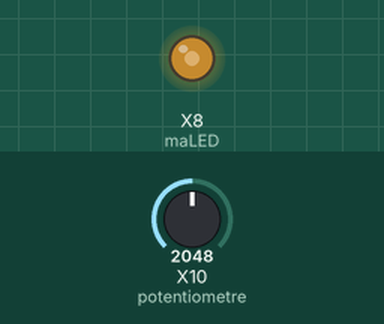
This program was run on a simulated pyboard running MicroPython. Shown: output pins drawn as LEDs (lit = HIGH). The inputs (shaded band) are chosen by the test bench; at power-on: X10 (potentiometre) = 2048 (analog values on the 0–4095 scale).

Above: at 1.2 s.
1.3 s: X10 (potentiometre) set to 2866
At 2.3 s:
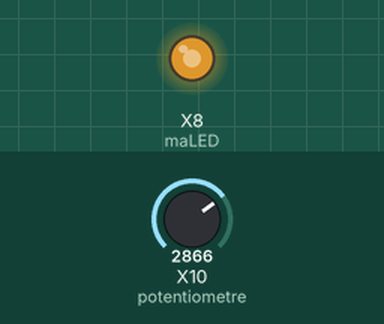
2.8 s: X10 (potentiometre) set to 3603
At 3.5 s:
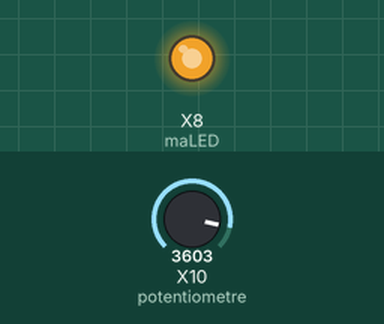
4.3 s: X10 (potentiometre) set to 491
At 4.6 s:
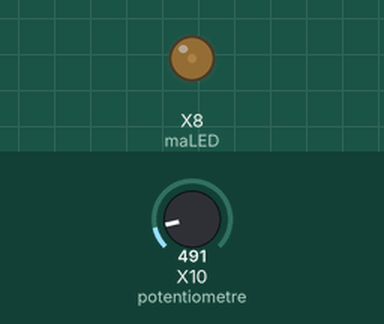
5.8 s: X10 (potentiometre) set to 0
At 6.9 s:
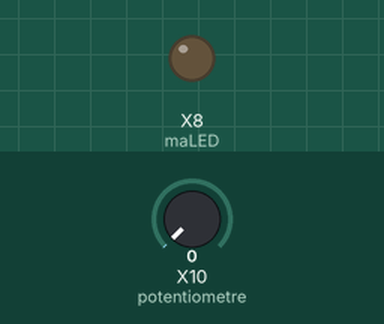
Timing chart, 0 to 8.3 s (numbered marks = the images above; inputs shaded):
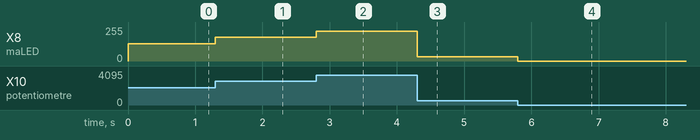

The program:

potentiometre.py
```python
"""
Programme variation de led avec potentiometre
Branchement de la LED (pate +) entre la borne S7 (4ème broche en partant du haut à gauche - USB vers le haut)
et la masse (pate -) borne (1ère broche en bas à gauche - USB vers le haut)

Le potentiometre se branche entre le 3,3V (1ère broche en haut à gauche - USB vers le haut)
la masse (5ème broche en partant du haut à gauche - USB vers le haut)
L'entrée analogique S23 (2eme broche en bas à gauche - USB vers le haut)

"""

from machine import Pin
from pyb import ADC, Timer
import time

# On initialise la sortie 7 pour piloter la led
maLED = Pin( "S7", Pin.OUT )

# On ajoute de quoi gérer la fonctionnalité PWM (timer 4 et channel 1)sur la sortie 7
monTimer = Timer(4, freq=1000)
maSortiePWM = monTimer.channel(1, Timer.PWM, pin=maLED)

# On initialise l'entree analogique sur l'entrée 23
potentiometre = ADC(Pin("S23"))
valPotentiometre = 0

#-- map(valeur, fromLow, fromHigh, toLow, toHigh) --> renommée rescale
def rescale(valeur, in_min, in_max, out_min, out_max):
    return (valeur - in_min) * (out_max - out_min) / (in_max - in_min) + out_min
    # d'après la fonction map du fichier wirin.c du core Arduino


while True: #Equivalent de la boucle loop en arduino

    # On mesure la valeur du potentiometre entre 0 et 4095
    valPotentiometre = potentiometre.read()
    pourcentage = rescale(valPotentiometre,0,4095,0,100)
    maSortiePWM.pulse_width_percent(pourcentage)
```

Measured:
- after the input at 1.3 s, X8 (maLED): 128/255 → 178/255 at once
- after the input at 2.8 s, X8 (maLED): 178/255 → 224/255 at once
- after the input at 4.3 s, X8 (maLED): 224/255 → 31/255 at once
- after the input at 5.8 s, X8 (maLED): 31/255 → 0/255 at once
